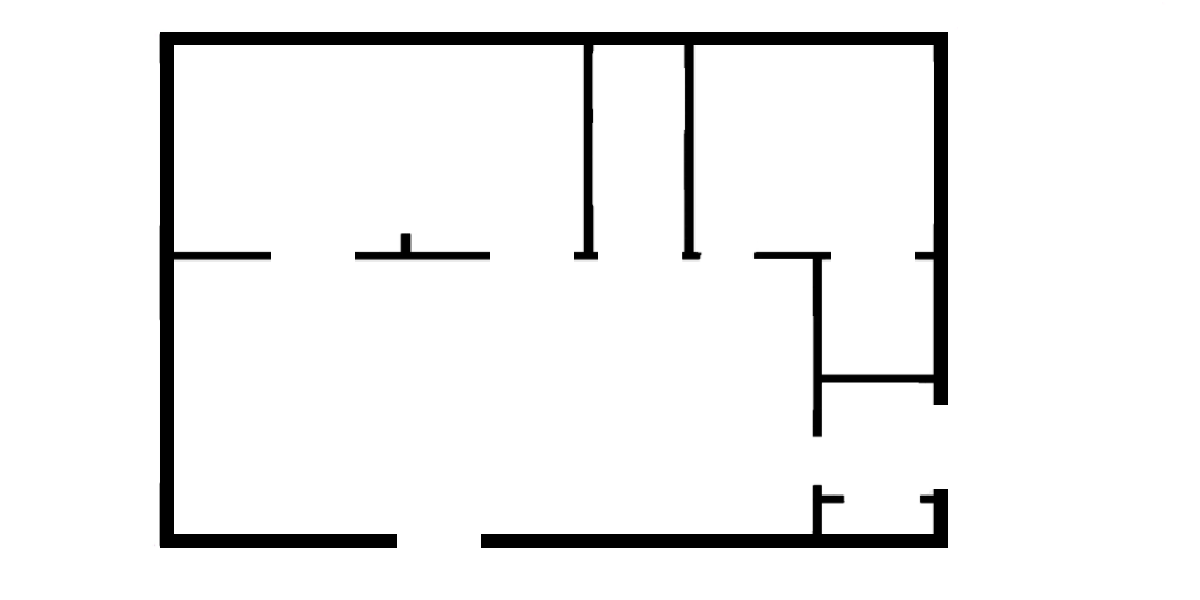
#> input picture Submission/map1.png, 1200 x 600 px, given in place of corner.png, which was not available
$ python env_lidar.py
#> lines starting #> are read from the running program, lines starting #| are printed output that depends on the picture; pictures that were not available may be replaced by others from this repository, and a replacement may not be noted
### Submission/test_driver_lidar.py
"""
STL-19P LiDAR Sensor - Python Driver
=====================================
Hardware:  LDROBOT STL-19P (Waveshare D500 LiDAR Kit)
Interface: UART @ 230400 baud, 8N1, one-way (LiDAR → host only)
Connector: ZH1.5T-4P1.5mm  →  Pin1=Tx, Pin2=PWM, Pin3=GND, Pin4=5V

Packet format (47 bytes total, same protocol as LD19/LD06):
  [0]     Header    = 0x54
  [1]     Ver_Len   = 0x2C  (type=1 in upper 3 bits, 12 points in lower 5 bits)
  [2:4]   Speed     uint16 LE  (deg/s)
  [4:6]   StartAngle uint16 LE (units: 0.01 deg)
  [6:42]  12 × Point (3 bytes each):
              [0:2]  distance  uint16 LE  (mm)
              [2]    intensity uint8
  [42:44] EndAngle  uint16 LE  (units: 0.01 deg)
  [44:46] Timestamp uint16 LE  (ms, wraps at 30000)
  [46]    CRC8

Angle of each point is linearly interpolated between StartAngle and EndAngle.

Usage
-----
  python stl19p_lidar.py                     # prints live readings
  python stl19p_lidar.py --port COM3         # Windows
  python stl19p_lidar.py --port /dev/ttyUSB0 # Linux/macOS
  python stl19p_lidar.py --plot              # live matplotlib polar plot

Requirements:  pip install pyserial matplotlib numpy
"""

import argparse
import math
import struct
import time
import threading
import operator

from collections import deque

import serial

import numpy as np

CONDITIONS = {
    "<": operator.lt,
    "<=": operator.le,
    "==": operator.eq,
    ">": operator.gt,
    ">=": operator.ge,
    "!=": operator.ne
}

# ──────────────────────────────────────────── Protocol constants ────────────────────────────────────────────
HEADER_BYTE    = 0x54
VER_LEN_BYTE   = 0x2C
POINT_PER_PACK = 12
PACKET_LENGTH  = 47          # bytes in one complete packet
BAUD_RATE      = 230400

# CRC-8 lookup table (polynomial 0x4D, used by LDROBOT protocol)
CRC_TABLE = [
    0x00, 0x4D, 0x9A, 0xD7, 0x79, 0x34, 0xE3, 0xAE,
    0xF2, 0xBF, 0x68, 0x25, 0x8B, 0xC6, 0x11, 0x5C,
    0xA9, 0xE4, 0x33, 0x7E, 0xD0, 0x9D, 0x4A, 0x07,
    0x5B, 0x16, 0xC1, 0x8C, 0x22, 0x6F, 0xB8, 0xF5,
    0x1F, 0x52, 0x85, 0xC8, 0x66, 0x2B, 0xFC, 0xB1,
    0xED, 0xA0, 0x77, 0x3A, 0x94, 0xD9, 0x0E, 0x43,
    0xB6, 0xFB, 0x2C, 0x61, 0xCF, 0x82, 0x55, 0x18,
    0x44, 0x09, 0xDE, 0x93, 0x3D, 0x70, 0xA7, 0xEA,
    0x3E, 0x73, 0xA4, 0xE9, 0x47, 0x0A, 0xDD, 0x90,
    0xCC, 0x81, 0x56, 0x1B, 0xB5, 0xF8, 0x2F, 0x62,
    0x97, 0xDA, 0x0D, 0x40, 0xEE, 0xA3, 0x74, 0x39,
    0x65, 0x28, 0xFF, 0xB2, 0x1C, 0x51, 0x86, 0xCB,
    0x21, 0x6C, 0xBB, 0xF6, 0x58, 0x15, 0xC2, 0x8F,
    0xD3, 0x9E, 0x49, 0x04, 0xAA, 0xE7, 0x30, 0x7D,
    0x88, 0xC5, 0x12, 0x5F, 0xF1, 0xBC, 0x6B, 0x26,
    0x7A, 0x37, 0xE0, 0xAD, 0x03, 0x4E, 0x99, 0xD4,
    0x7C, 0x31, 0xE6, 0xAB, 0x05, 0x48, 0x9F, 0xD2,
    0x8E, 0xC3, 0x14, 0x59, 0xF7, 0xBA, 0x6D, 0x20,
    0xD5, 0x98, 0x4F, 0x02, 0xAC, 0xE1, 0x36, 0x7B,
    0x27, 0x6A, 0xBD, 0xF0, 0x5E, 0x13, 0xC4, 0x89,
    0x63, 0x2E, 0xF9, 0xB4, 0x1A, 0x57, 0x80, 0xCD,
    0x91, 0xDC, 0x0B, 0x46, 0xE8, 0xA5, 0x72, 0x3F,
    0xCA, 0x87, 0x50, 0x1D, 0xB3, 0xFE, 0x29, 0x64,
    0x38, 0x75, 0xA2, 0xEF, 0x41, 0x0C, 0xDB, 0x96,
    0x42, 0x0F, 0xD8, 0x95, 0x3B, 0x76, 0xA1, 0xEC,
    0xB0, 0xFD, 0x2A, 0x67, 0xC9, 0x84, 0x53, 0x1E,
    0xEB, 0xA6, 0x71, 0x3C, 0x92, 0xDF, 0x08, 0x45,
    0x19, 0x54, 0x83, 0xCE, 0x60, 0x2D, 0xFA, 0xB7,
    0x5D, 0x10, 0xC7, 0x8A, 0x24, 0x69, 0xBE, 0xF3,
    0xAF, 0xE2, 0x35, 0x78, 0xD6, 0x9B, 0x4C, 0x01,
    0xF4, 0xB9, 0x6E, 0x23, 0x8D, 0xC0, 0x17, 0x5A,
    0x06, 0x4B, 0x9C, 0xD1, 0x7F, 0x32, 0xE5, 0xA8,
]


# [6 lines left out: function crc8, not called in this run]


# ──────────────────────────────────────────── Data structures ────────────────────────────────────────────

class LidarPoint:
    """A single ranging point."""
    __slots__ = ("angle", "distance", "intensity", "x", "y")

    def __init__(self, angle: float | np.floating, distance: int, intensity: int):
        self.angle     = angle       # degrees  [0, 360)
        self.distance  = distance    # mm
        self.intensity = intensity   # 0-255
        rad = math.radians(angle)
        self.x = distance * math.cos(rad)   # mm
        self.y = distance * math.sin(rad)   # mm  (left-hand coord: clockwise)

    def __repr__(self):
        return (f"LidarPoint(angle={self.angle:.2f}°, "
                f"dist={self.distance}mm, intensity={self.intensity})")

    def __getitem__(self, key: str):
        return getattr(self, key)


class LidarPacket:
    """Parsed 47-byte STL-19P data packet."""
    __slots__ = ("speed", "start_angle", "end_angle", "timestamp", "points")

    # [44 lines left out: functions __init__, parse_packet, not called in this run]


# ──────────────────────────────────────────── Reader ────────────────────────────────────────────

class STL19P:
    """
    Reads data from the STL-19P LiDAR over a serial port.

    Example
    -------
    with STL19P("/dev/ttyUSB0") as lidar:
        for scan in lidar.scans():
            for point in scan:
                print(point)
    """

    # [25 lines left out: functions __init__, open, close, not called in this run]

    def __enter__(self):
        self.open()
        return self

    def __exit__(self, *_):
        self.close()

    # [186 lines left out: functions _sync, _compile_filters, filter_scans, read_packet, packets, scans and 2 more, not called in this run]


# [5 lines that do not run on import are left out]

### Submission/env_lidar.py
import numpy as np
import math
import matplotlib.pyplot as plt
import matplotlib.cm as cm

from test_driver_lidar import LidarPoint
from PIL import Image


class Fakelidar:
    def __init__(self, path: str, pos_goal: tuple, perf_accuracy: bool = False):
#> called with path = 'corner.png', pos_goal = (130, 50), perf_accuracy = False
        img = Image.open(path).convert('L') #convert('1')
        self.img_array = np.array(img, dtype = int)
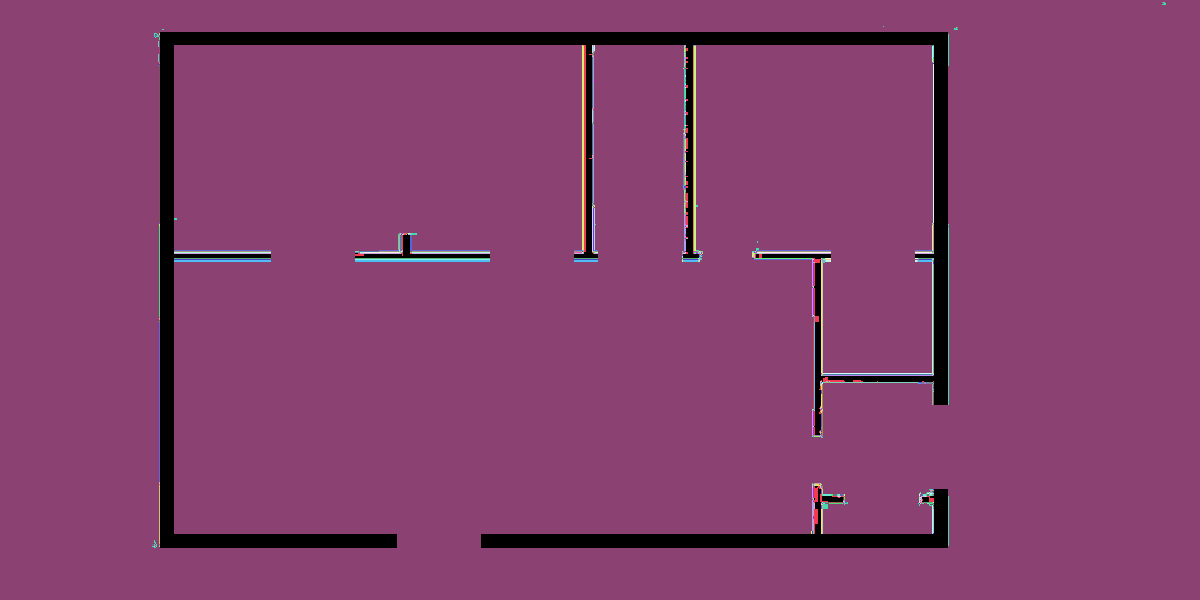
#> self.img_array: shape (600, 1200) int64; 187 distinct labels, from 0 to 255; one colour per label, 0 black
        self.img_array -= 255
        self.img_array *= -1
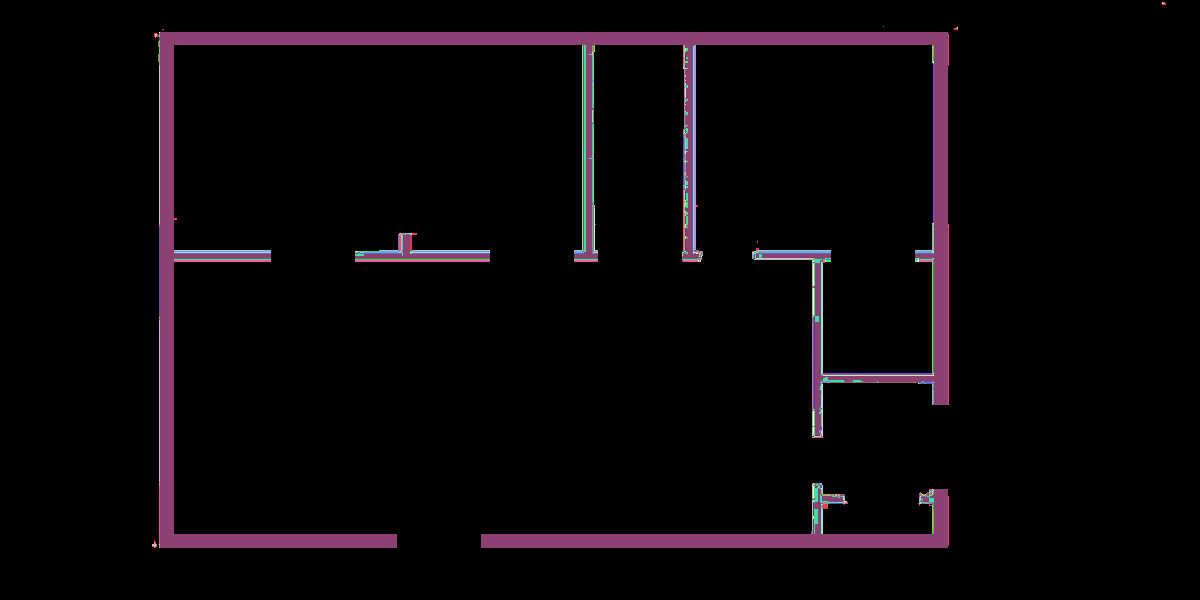
#> self.img_array: shape (600, 1200) int64; 187 distinct labels, from 0 to 255; one colour per label, 0 black
        self.pos_goal = pos_goal
        self.perf_accuracy = perf_accuracy

        print(self.img_array)
#> (printed output is left out)

    def laser(self, angle: int | float | np.floating, robotPosition: tuple):
        """
        Angle is in degrees.
        robotPosition is a tuple with coordinates in pixels (x, y).
        """
#> called with angle = -26.57, robotPosition = (100, 65)
        new_angle = angle * (np.pi / 180)

        # Raw direction vector (y is flipped in image coordinates)
        dx =  np.cos(new_angle)
        dy =  np.sin(new_angle)

        # Normalize so the dominant axis steps exactly 1 pixel per iteration.
        # This decomposes the big triangle into many small ones where
        # either |Δx| = 1 (horizontal-dominant) or |Δy| = 1 (vertical-dominant).
        if abs(dx) >= abs(dy):          # horizontal-dominant
            step_x = np.sign(dx)        # always ±1
            step_y = dy / abs(dx)       # fractional  (|step_y| ≤ 1)
        else:                           # vertical-dominant
            step_y = np.sign(dy)        # always ±1
            step_x = dx / abs(dy)       # fractional  (|step_x| ≤ 1)

        current_x = float(robotPosition[0])
        current_y = float(robotPosition[1])

        while True:
            current_x += step_x
            current_y += step_y

            ix = int(round(current_x))
            iy = int(round(current_y))

            # Out-of-bounds check
            if not (0 <= ix < self.img_array.shape[1] and
                    0 <= iy < self.img_array.shape[0]):
                return None

            # Obstacle check
            if self.img_array[iy, ix] != 0:
                return ix, iy
#> after the loop, current_x = 157; current_y = 36.5

    def scan(self, robotPosition: tuple):

#> called with robotPosition = (100, 65)
        result = []
        for i in np.arange(0.0, 360.0, 0.1):
            r = self.laser(i, robotPosition)

            if (r is None):
                continue
            x, y = r

            distance = 10 * np.sqrt((x - robotPosition[0])**2 + (y - robotPosition[1])**2)

            if (distance > 12000):
                continue

            if (not self.perf_accuracy):
                result.append(LidarPoint(i, distance + np.random.random()*distance/200-distance/400, self.img_array[y, x]))

            result.append(LidarPoint(i, distance + np.random.random(), self.img_array[y, x]))
#> after the loop, result = 2294 items

        return result


    def locateGoal(self, robotPosition: tuple):
        distance = np.sqrt((self.pos_goal[0]- robotPosition[0])**2 + (self.pos_goal[1] - robotPosition[1])**2)
        y = self.pos_goal[1] - robotPosition[1]
        x = self.pos_goal[0] - robotPosition[0]

        angle = np.arctan(y/(x if x != 0 else 1e-6))*(180/np.pi)

        r = self.laser(angle, robotPosition)

        if (r is None):
            return self.pos_goal

        x, y = r

        distance_obs = np.sqrt((x - robotPosition[0])**2 + (y - robotPosition[1])**2)

        if (distance_obs > distance):
            return self.pos_goal
        else:
            return None

# [81 lines left out: functions check_collision_test, display_points, not called in this run]

def display_points_scatter(ls_points):
    if not ls_points:
        print("No points to display")
        return

    plt.figure(figsize=(10, 8))

    ls_x = [point.x for point in ls_points]
#> ls_x = 2294 values, max 593.5 at index 1197, min 519.8 at index 2288, mean 586.2
    ls_y = [point.y for point in ls_points]
#> ls_y = 2294 values, max 4798.5 at index 2293, min -324 at index 952, mean 600.7

    plt.scatter(ls_x, ls_y)
    plt.title("Obstacle detected by the Lidar")
    plt.axis("equal")
    plt.show()
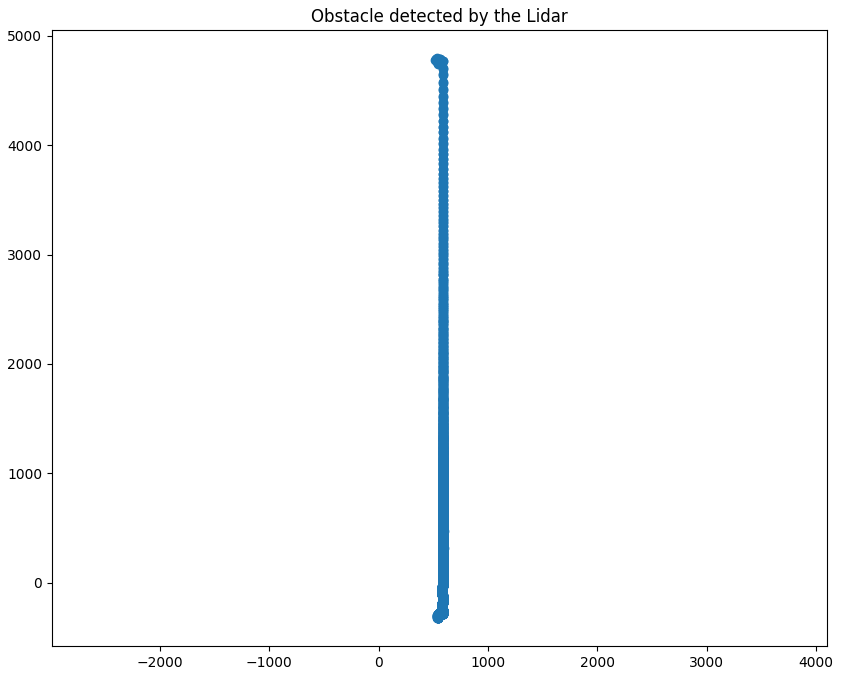
#> figure drawn by matplotlib, 1 panel


# [89 lines left out: functions display_clusters_image, display_clusters_scatter, not called in this run]


if __name__ == "__main__":

    # [8 lines of commented-out code are left out]
    r_pos = (100, 65)
    g_pos = (130, 50)

    A = Fakelidar("corner.png",g_pos, False) # "C:\\Users\jessi\\OneDrive\\Pictures\\McGill\\star.webp"

    print(A.locateGoal(r_pos))

    ls_points = A.scan(r_pos)

    ls = sorted(ls_points, key=lambda p: p.distance)

    # print(check_collision_test(r_pos, ls, g_pos, 10))

    display_points_scatter(ls)

    #for i in ls[:20]:
    #    print(f"{i}, {i.x}, {i.y}")
